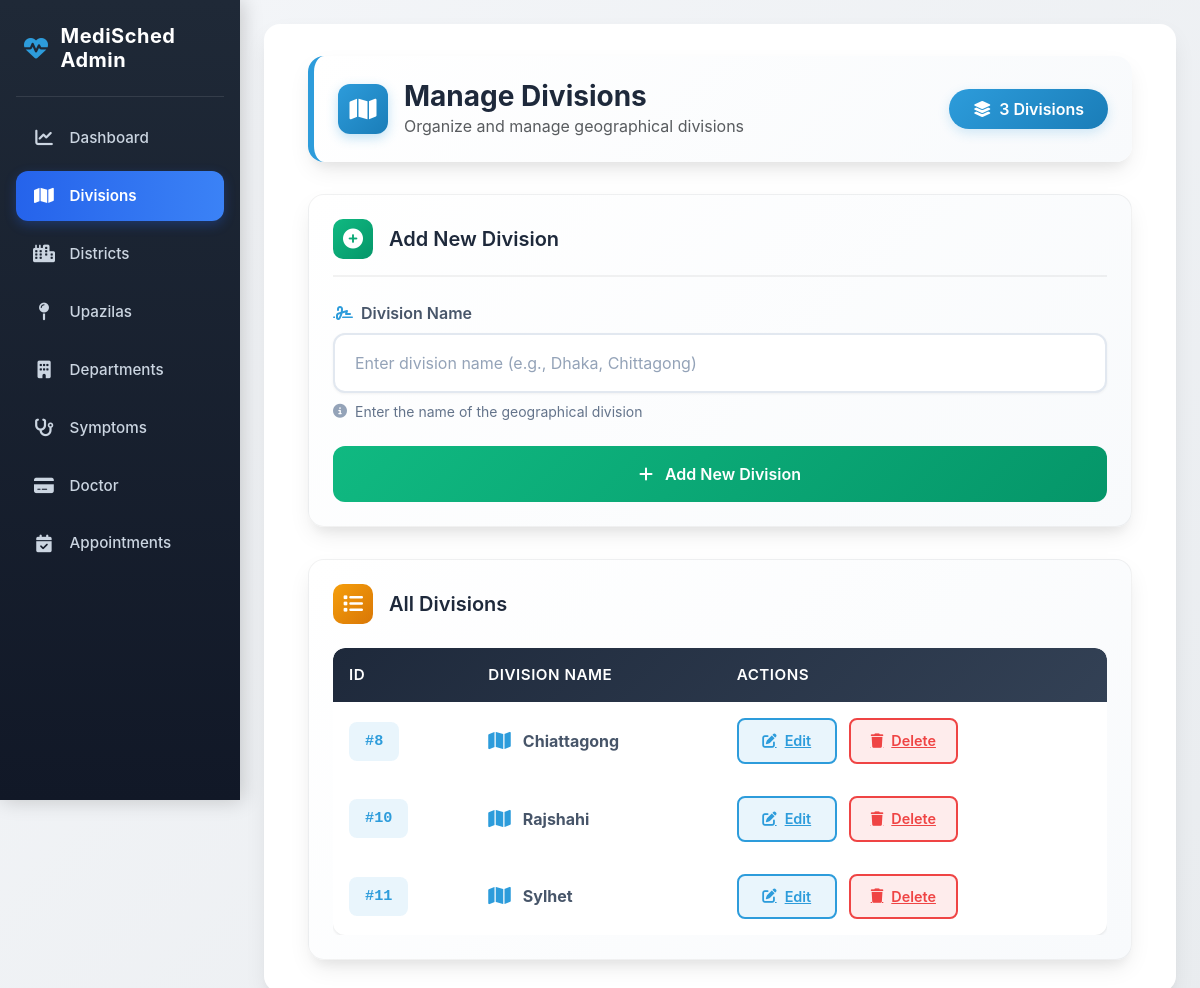
/adminapp/divisions/, run on the app's committed database.
### adminapp/models.py (models this page shows, shortened)
class Division(models.Model):
    division_name = models.CharField(max_length=100, unique=True)

### adminapp/views.py (the view)
# urls.py: path('divisions/', views.division_list, name='division_list'),
def division_list(request):
    divisions = Division.objects.all()
    return render(request, 'adminapp/division_list.html', {'divisions': divisions})

### adminapp/templates/adminapp/division_list.html (shortened to what this page needs)
{% extends 'adminapp/base_admin.html' %}
{% load static %}
{% block content %}
<div class="container-fluid">
  <div class="page-header">
    <div class="page-title">
      <div class="page-title-icon">
        <i class="fa-solid fa-map"></i>
      </div>
      <div>
        <h1 class="page-title-text">Manage Divisions</h1>
        <p class="text-muted mb-0">Organize and manage geographical divisions</p>
      </div>
    </div>
    <div class="stats-badge">
      <i class="fa-solid fa-layer-group"></i>
      {{ divisions|length }} Division{{ divisions|pluralize }}
    </div>
  </div>
  <div class="form-card">
    <div class="form-card-header">
      <div class="form-card-icon">
        <i class="fa-solid fa-circle-plus"></i>
      </div>
      <h2 class="form-card-title">Add New Division</h2>
    </div>
    <form method="POST" action="{% url 'add_division' %}">
      <div class="form-group">
        <label class="form-label" for="division_name">
          <i class="fa-solid fa-signature"></i>
          Division Name
        </label>
        <input type="text"
               id="division_name"
               name="division_name"
               class="form-control"
               placeholder="Enter division name (e.g., Dhaka, Chittagong)"
               required
               aria-label="Division Name">
        <div class="form-hint">
          <i class="fa-solid fa-circle-info"></i>
          Enter the name of the geographical division
        </div>
      </div>
      <button type="submit" class="btn-submit">
        <i class="fa-solid fa-plus"></i>
        Add New Division
      </button>
    </form>
  </div>
  <div class="data-card">
    <div class="data-card-header">
      <div class="data-card-title">
        <div class="data-card-icon">
          <i class="fa-solid fa-list"></i>
        </div>
        <h2 class="data-card-title-text">All Divisions</h2>
      </div>
    </div>
    {% if divisions %}
      <div class="table-responsive">
        <table class="data-table">
          <thead>
            <tr>
              <th>ID</th>
              <th>Division Name</th>
              <th>Actions</th>
            </tr>
          </thead>
          <tbody>
            {% for division in divisions %}
            <tr style="--row-index: {{ forloop.counter }}">
              <td>
                <span class="id-badge">#{{ division.id }}</span>
              </td>
              <td>
                <div class="division-name">
                  <i class="fa-solid fa-map division-icon"></i>
                  <strong>{{ division.division_name }}</strong>
                </div>
              </td>
              <td>
                <div class="action-buttons">
                  <a href="{% url 'edit_division' division.id %}"
                     class="btn-action btn-edit"
                     aria-label="Edit {{ division.division_name }}">
                    <i class="fa-solid fa-pen-to-square"></i>
                    Edit
                  </a>
                  <a href="{% url 'delete_division' division.id %}"
                     class="btn-action btn-delete"
                     aria-label="Delete {{ division.division_name }}">
                    <i class="fa-solid fa-trash"></i>
                    Delete
                  </a>
                </div>
              </td>
            </tr>
            {% endfor %}
          </tbody>
        </table>
      </div>
    {% endif %}
  </div>
</div>
{% endblock %}

### adminapp/templates/adminapp/base_admin.html (style rules this page uses)
:root { --primary-color: #2D9CDB; --secondary-color: #1f2937; --accent-color: #2563eb; --light-color: #f8f9fa; --dark-color: #1e293b; --success-color: #10b981; --warning-color: #f59e0b; --danger-color: #ef4444; --card-shadow: 0 4px 6px -1px rgba(0, 0, 0, 0.1), 0 2px 4px -1px rgba(0, 0, 0, 0.06); }
body { background: linear-gradient(135deg, #f4f6f9 0%, #e9ecef 100%); font-family: 'Inter', 'Segoe UI', system-ui, -apple-system, sans-serif; min-height: 100vh; overflow-x: hidden; }

### data on the page
Division: id "8", division_name "Chiattagong"
Division: id "10", division_name "Rajshahi"
Division: id "11", division_name "Sylhet"

### other printed values
{{ divisions|length }} "3"
